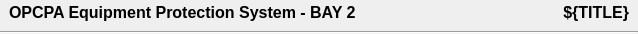
<?xml version="1.0" encoding="UTF-8"?>
<ui version="4.0">
 <class>Form</class>
 <widget class="QWidget" name="Form">
  <property name="geometry">
   <rect>
    <x>0</x>
    <y>0</y>
    <width>638</width>
    <height>34</height>
   </rect>
  </property>
  <property name="sizePolicy">
   <sizepolicy hsizetype="Expanding" vsizetype="Fixed">
    <horstretch>0</horstretch>
    <verstretch>0</verstretch>
   </sizepolicy>
  </property>
  <property name="maximumSize">
   <size>
    <width>16777215</width>
    <height>16777215</height>
   </size>
  </property>
  <property name="windowTitle">
   <string>Form</string>
  </property>
  <layout class="QVBoxLayout" name="verticalLayout">
   <property name="leftMargin">
    <number>0</number>
   </property>
   <property name="topMargin">
    <number>0</number>
   </property>
   <property name="rightMargin">
    <number>0</number>
   </property>
   <property name="bottomMargin">
    <number>0</number>
   </property>
   <item>
    <layout class="QHBoxLayout" name="horizontalLayout">
     <property name="leftMargin">
      <number>9</number>
     </property>
     <property name="rightMargin">
      <number>9</number>
     </property>
     <item>
      <widget class="PyDMLabel" name="Title">
       <property name="sizePolicy">
        <sizepolicy hsizetype="Fixed" vsizetype="Preferred">
         <horstretch>0</horstretch>
         <verstretch>0</verstretch>
        </sizepolicy>
       </property>
       <property name="font">
        <font>
         <pointsize>12</pointsize>
         <weight>75</weight>
         <bold>true</bold>
        </font>
       </property>
       <property name="toolTip">
        <string/>
       </property>
       <property name="text">
        <string>OPCPA Equipment Protection System - BAY 2</string>
       </property>
       <property name="displayFormat" stdset="0">
        <enum>PyDMLabel::Default</enum>
       </property>
      </widget>
     </item>
     <item>
      <spacer name="horizontalSpacer">
       <property name="orientation">
        <enum>Qt::Horizontal</enum>
       </property>
       <property name="sizeHint" stdset="0">
        <size>
         <width>40</width>
         <height>20</height>
        </size>
       </property>
      </spacer>
     </item>
     <item>
      <widget class="PyDMLabel" name="Subtitle">
       <property name="sizePolicy">
        <sizepolicy hsizetype="Fixed" vsizetype="Preferred">
         <horstretch>0</horstretch>
         <verstretch>0</verstretch>
        </sizepolicy>
       </property>
       <property name="font">
        <font>
         <pointsize>12</pointsize>
         <weight>75</weight>
         <bold>true</bold>
        </font>
       </property>
       <property name="toolTip">
        <string/>
       </property>
       <property name="text">
        <string>${TITLE}</string>
       </property>
       <property name="alignment">
        <set>Qt::AlignRight|Qt::AlignTrailing|Qt::AlignVCenter</set>
       </property>
       <property name="displayFormat" stdset="0">
        <enum>PyDMLabel::Default</enum>
       </property>
      </widget>
     </item>
    </layout>
   </item>
   <item>
    <widget class="Line" name="line">
     <property name="orientation">
      <enum>Qt::Horizontal</enum>
     </property>
    </widget>
   </item>
  </layout>
 </widget>
 <customwidgets>
  <customwidget>
   <class>PyDMLabel</class>
   <extends>QLabel</extends>
   <header>pydm.widgets.label</header>
  </customwidget>
 </customwidgets>
 <resources/>
 <connections/>
</ui>
